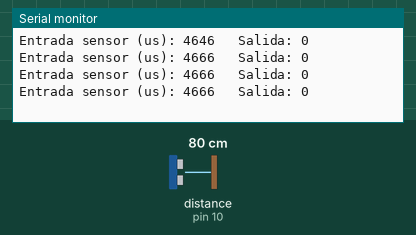
Bench run of a sketch on a simulated Arduino Uno, built with avr-gcc and run on an emulated ATmega328P. On the bench: the last lines printed to the serial monitor. Wiring (inferred from the names in the program): ultrasonic range finder: trigger pin 9; echo pin 10. Inputs (shaded band) come from the test bench; at power-on: distance to the obstacle (sensor on pin 10) 80 cm. The echo pulse lasts 58.3 µs per cm.

Above: at 1.2 s.
1.3 s: distance to the obstacle (sensor on pin 10) set to 60 cm
At 1.74 s:
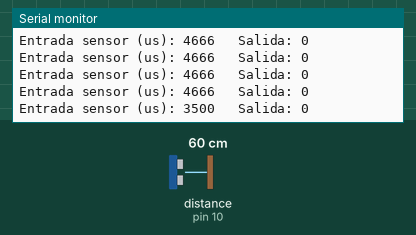
4.3 s: distance to the obstacle (sensor on pin 10) set to 2 cm
At 4.48 s:
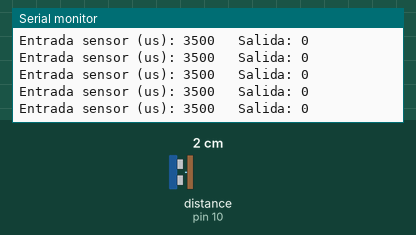
7.3 s: distance to the obstacle (sensor on pin 10) set to 4 cm
At 7.49 s:
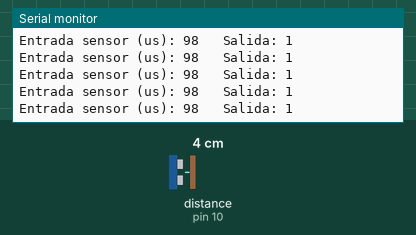
Timing chart, 0 to 10.3 s (numbered marks = the images above; inputs shaded):
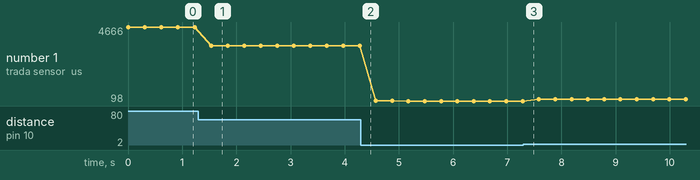

The sketch:

ULTRASONICO_OBTENCION_DE_DATOS.ino
```cpp
const int trigPin = 9;
const int echoPin = 10;

long tiempo;
int salida;

void setup()
{
  Serial.begin(9600);
  pinMode(trigPin, OUTPUT);
  pinMode(echoPin, INPUT);
}

void loop()
{
  digitalWrite(trigPin, LOW);
  delayMicroseconds(2);

  digitalWrite(trigPin, HIGH);
  delayMicroseconds(10);
  digitalWrite(trigPin, LOW);

  tiempo = pulseIn(echoPin, HIGH);

  if(tiempo < 1000)
  {
    salida = 1;
  }
  else
  {
    salida = 0;
  }

  Serial.print("Entrada sensor (us): ");
  Serial.print(tiempo);

  Serial.print("   Salida: ");
  Serial.println(salida);

  delay(300);
}
```

Measured:
- after the input at 1.3 s, the serial monitor: prints a new line after 0.23 s (image 1)
- plotted number 1: 4666 → 3500 after the input at 1.3 s, 3500 → 98 after the input at 4.3 s, 98 → 215 after the input at 7.3 s
